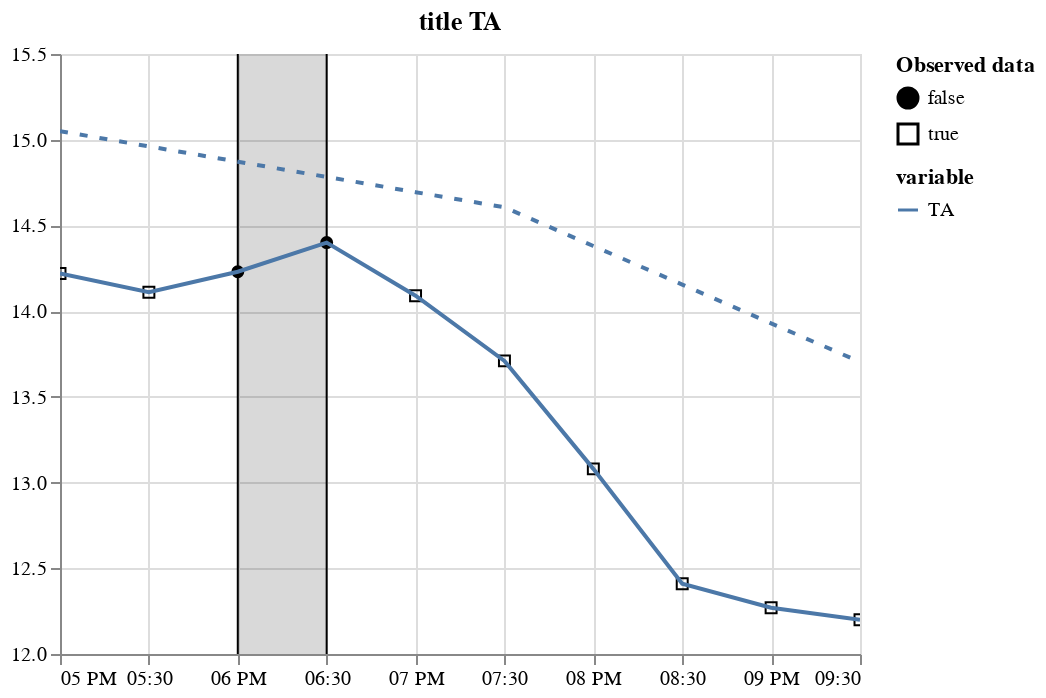

The notebook cell saved with this chart:
### Code cell
plot_variable(m_df.tidy(control=hai_control), "TA", title="title TA", control=True)

### Figure 1 — Vega-Lite specification as saved in the notebook (floating-point values rounded to 4 significant figures)
{"config": {"view": {"continuousWidth": 400, "continuousHeight": 300}}, "layer": [{"data": {"name": "data-6e6ec3db0644b86898f31aee73937473"}, "mark": {"type": "point", "color": "black", "fillOpacity": 1, "strokeWidth": 1}, "encoding": {"fill": {"field": "is_present", "legend": {"title": ["Observed data"]}, "scale": {"range": ["black", "#ffffff00"]}, "type": "nominal"}, "shape": {"field": "is_present", "type": "nominal"}, "x": {"axis": {"domain": true, "labels": true, "ticks": true, "title": "time"}, "field": "time", "type": "temporal"}, "y": {"field": "value", "scale": {"zero": false}, "title": "", "type": "quantitative"}}}, {"layer": [{"mark": "rule", "encoding": {"x": {"axis": {"domain": false, "labels": false, "ticks": false, "title": null}, "field": "gap_start", "type": "temporal"}}}, {"mark": "rule", "encoding": {"x": {"axis": {"domain": false, "labels": false, "ticks": false, "title": null}, "field": "gap_end", "type": "temporal"}}}, {"mark": {"type": "rect", "color": "black", "opacity": 0.15}, "encoding": {"x": {"axis": {"domain": false, "labels": false, "ticks": false, "title": null}, "field": "gap_start", "type": "temporal"}, "x2": {"field": "gap_end"}}}], "data": {"name": "data-3d8f1279455991cf43dd896051a908a7"}}, {"data": {"name": "data-6e6ec3db0644b86898f31aee73937473"}, "mark": {"type": "line", "strokeDash": [4, 6]}, "encoding": {"color": {"field": "variable", "type": "nominal"}, "x": {"field": "time", "type": "temporal"}, "y": {"field": "control", "scale": {"zero": false}, "title": "", "type": "quantitative"}}, "name": "view_19"}, {"data": {"name": "data-6e6ec3db0644b86898f31aee73937473"}, "mark": "line", "encoding": {"color": {"field": "variable", "type": "nominal"}, "x": {"field": "time", "type": "temporal"}, "y": {"field": "value", "scale": {"zero": false}, "title": "", "type": "quantitative"}}}], "params": [{"name": "param_29", "select": {"type": "interval"}, "bind": "scales", "views": ["view_19"]}], "title": "title TA", "$schema": "https://vega.github.io/schema/vega-lite/v5.2.0.json", "datasets": {"data-6e6ec3db0644b86898f31aee73937473": [{"time": "2000-06-15T17:00:00", "variable": "TA", "value": 14.22, "control": 15.05, "is_present": true}, {"time": "2000-06-15T17:30:00", "variable": "TA", "value": 14.11, "control": 14.96, "is_present": true}, {"time": "2000-06-15T18:00:00", "variable": "TA", "value": 14.23, "control": 14.87, "is_present": false}, {"time": "2000-06-15T18:30:00", "variable": "TA", "value": 14.4, "control": 14.78, "is_present": false}, {"time": "2000-06-15T19:00:00", "variable": "TA", "value": 14.09, "control": 14.69, "is_present": true}, {"time": "2000-06-15T19:30:00", "variable": "TA", "value": 13.71, "control": 14.61, "is_present": true}, {"time": "2000-06-15T20:00:00", "variable": "TA", "value": 13.08, "control": 14.38, "is_present": true}, {"time": "2000-06-15T20:30:00", "variable": "TA", "value": 12.41, "control": 14.15, "is_present": true}, {"time": "2000-06-15T21:00:00", "variable": "TA", "value": 12.27, "control": 13.93, "is_present": true}, {"time": "2000-06-15T21:30:00", "variable": "TA", "value": 12.2, "control": 13.7, "is_present": true}], "data-3d8f1279455991cf43dd896051a908a7": [{"gap_start": "2000-06-15T18:00:00", "gap_end": "2000-06-15T18:30:00"}]}}
